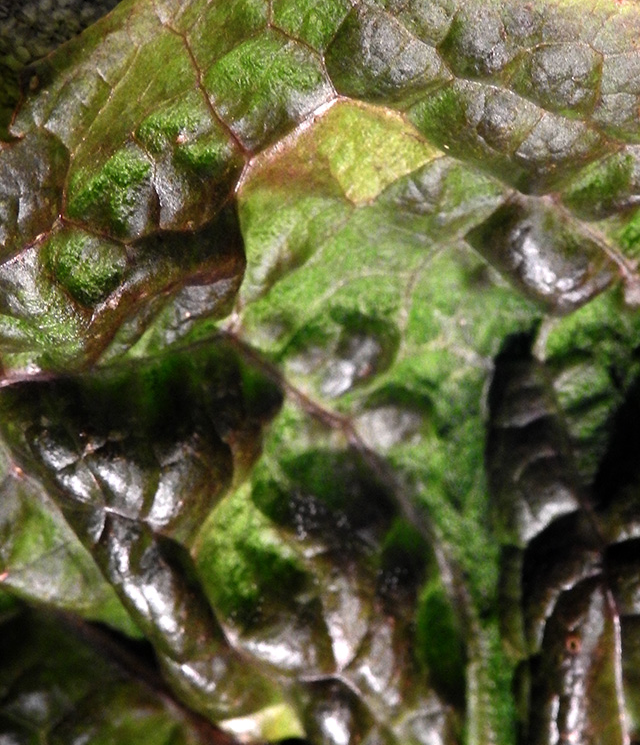
#> input picture dataset/train/Hawar/04_1.png, 640 x 745 px, given as the content of the folder dataset/train/bercak, which was not available
$ python train_svm.py
#> lines starting #> are read from the running program, lines starting #| are printed output that depends on the picture; pictures that were not available may be replaced by others from this repository, and a replacement may not be noted
import os
import cv2
import numpy as np
from sklearn import svm
from sklearn.model_selection import train_test_split
from sklearn.metrics import accuracy_score
import joblib
from sklearn.preprocessing import StandardScaler
from sklearn.pipeline import make_pipeline

model = make_pipeline(
    StandardScaler(),
    svm.SVC(kernel='rbf')
)

# path dataset
data_dir = "dataset/train"

categories = ["bercak", "Hawar", "Healthy"]

data = []
labels = []

# load gambar
for category in categories:
    path = os.path.join(data_dir, category)
    label = categories.index(category)

    for img_name in os.listdir(path):
        img_path = os.path.join(path, img_name)
        if not img_name.lower().endswith(('.png', '.jpg', '.jpeg')):
            continue
        if not os.path.isfile(img_path):
            continue
        img = cv2.imread(img_path)
#> img is the input picture: shape (745, 640, 3); mean B, G, R 61.9, 96.7, 96.9

        if img is None:
            print("Gagal Baca: ", img_path)
            continue
        img = cv2.resize(img, (64, 64))  # resize biar konsisten
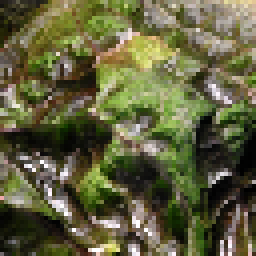
#> img: shape (64, 64, 3) (shown 4 times larger); mean B, G, R 61.9, 96.7, 96.8
        img = img.flatten()
#> img = 12288 values, max 255 at index 4580, min 0 at index 6000, mean 85.12
#> pass 3 of the loop `for category in categories:`:
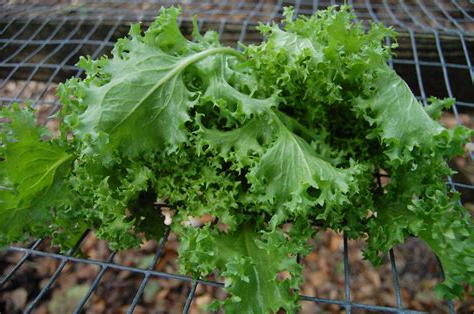
#> input picture dataset/train/Healthy/h12_3.png, 474 x 314 px
#> img is the input picture: shape (314, 474, 3); mean B, G, R 57.2, 103.3, 77.9
#> `img = cv2.resize(img, (64, 64))`:
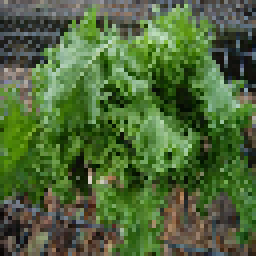
#> img: shape (64, 64, 3) (shown 4 times larger); mean B, G, R 57.4, 103.6, 78.3
#> `img = img.flatten()`: img = 12288 values, max 226 at index 1849, min 0 at index 2223, mean 79.79

        data.append(img)
        labels.append(label)

# cek data
print("Jumlah Data: ", len(data))
if len(data) == 0:
    print("Dataset Kosong / Tidak Terbaca")
    exit()

# ubah ke numpy array
data = np.array(data)
labels = np.array(labels)

# split data
X_train, X_test, y_train, y_test = train_test_split(
    data, labels, test_size= 0.2, random_state=42
)

# buat model SVM
model = svm.SVC(kernel='rbf', probability=True)
# training
model.fit(X_train, y_train)
# evaluasi
y_pred = model.predict(X_test)
print("Akurasi: ", accuracy_score(y_test, y_pred))

# ✅ simpan model
joblib.dump(model, "model_svm.pkl")

print("✅ Model berhasil disimpan sebagai model_svm.pkl")
